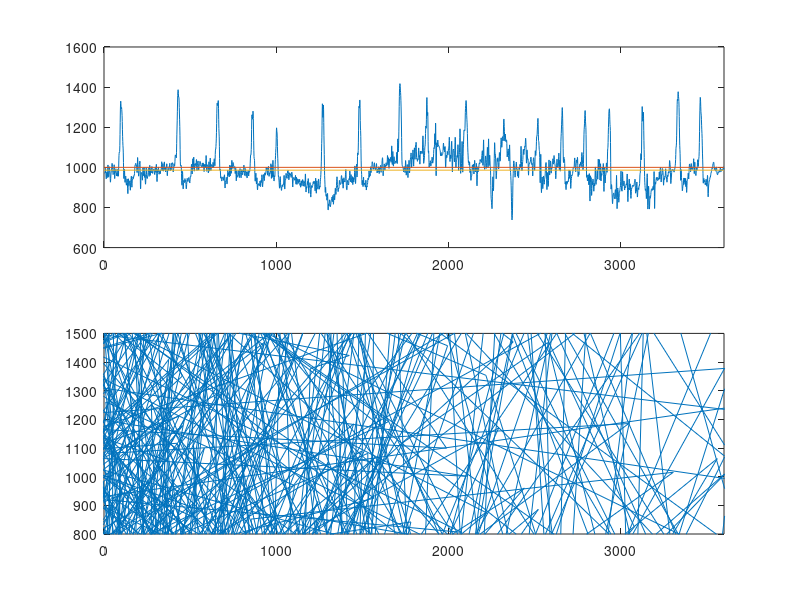

Recreate this plot in MATLAB. (Note: this script raises an error after producing the figure.)
clear;
clc;
load Sample_8
Threshold=1000;
Data=Orig_Sig;
MedianValue = median(Data,1)
figure(1);
subplot(2,1,1)
plot(Data);
xlim([0 3600]);
hold on
plot([0,length(Data)],[Threshold,Threshold]);
plot([0,length(Data)],[MedianValue,MedianValue]);
hold off
%%Data(Data<Threshold)=Threshold;
%%SmoothData = movmean(Data,45)
FftData = fft(Data)
subplot(2,1,2)
plot(FftData);
[n,m]=findpeaks(FftData);
xlim([0 3600]);
ylim([800 1500]);  
peaks = size(n,1);
Heart_Rate=(peaks*60)/10;
disp("Heart Rate is : "+Heart_Rate+" Beats/Min");
